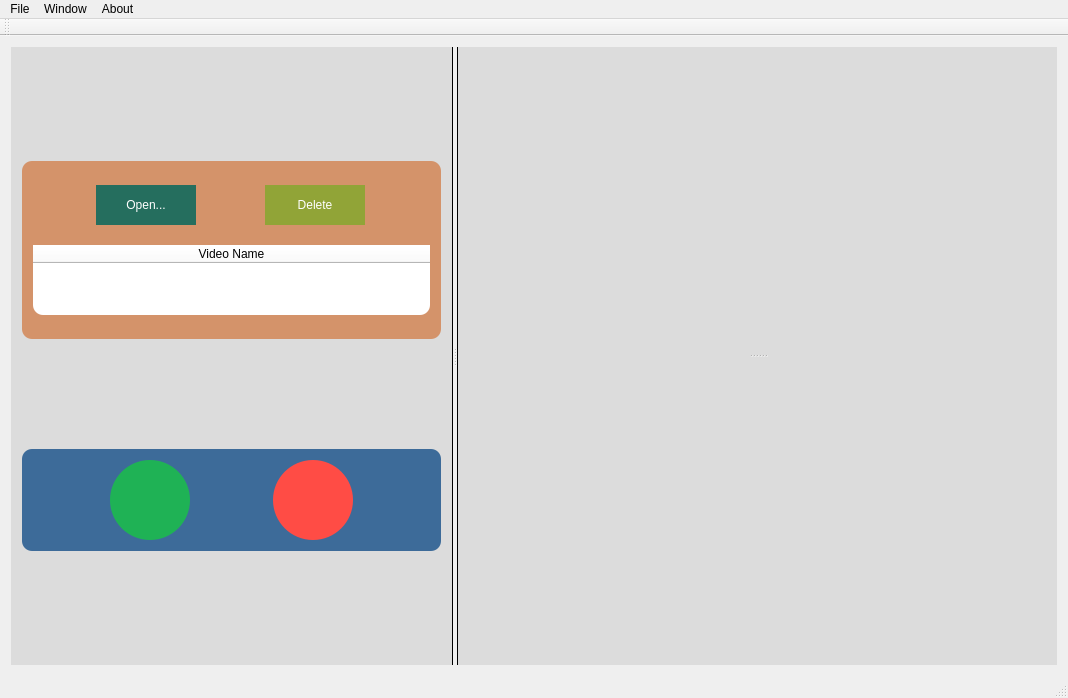
<?xml version="1.0" encoding="UTF-8"?>
<ui version="4.0">
 <class>MainWindow</class>
 <widget class="QMainWindow" name="MainWindow">
  <property name="geometry">
   <rect>
    <x>0</x>
    <y>0</y>
    <width>1068</width>
    <height>698</height>
   </rect>
  </property>
  <property name="windowTitle">
   <string>AutoCounting</string>
  </property>
  <widget class="QWidget" name="centralWidget">
   <layout class="QHBoxLayout" name="horizontalLayout_3">
    <item>
     <widget class="QSplitter" name="splitter_2">
      <property name="orientation">
       <enum>Qt::Horizontal</enum>
      </property>
      <widget class="QFrame" name="leftFrame">
       <property name="styleSheet">
        <string notr="true">#leftFrame {
background: rgb(220,220,220);
border: none;
border-right: 1px solid black;
}</string>
       </property>
       <property name="frameShape">
        <enum>QFrame::StyledPanel</enum>
       </property>
       <property name="frameShadow">
        <enum>QFrame::Raised</enum>
       </property>
       <layout class="QVBoxLayout" name="verticalLayout">
        <item>
         <spacer name="verticalSpacer_6">
          <property name="orientation">
           <enum>Qt::Vertical</enum>
          </property>
          <property name="sizeHint" stdset="0">
           <size>
            <width>20</width>
            <height>80</height>
           </size>
          </property>
         </spacer>
        </item>
        <item>
         <widget class="QFrame" name="frame">
          <property name="styleSheet">
           <string notr="true">QFrame{
border-radius: 10px;
background:#D4936A;
}</string>
          </property>
          <property name="frameShape">
           <enum>QFrame::StyledPanel</enum>
          </property>
          <property name="frameShadow">
           <enum>QFrame::Raised</enum>
          </property>
          <layout class="QVBoxLayout" name="verticalLayout_3">
           <item>
            <spacer name="verticalSpacer_2">
             <property name="orientation">
              <enum>Qt::Vertical</enum>
             </property>
             <property name="sizeType">
              <enum>QSizePolicy::Minimum</enum>
             </property>
             <property name="sizeHint" stdset="0">
              <size>
               <width>20</width>
               <height>13</height>
              </size>
             </property>
            </spacer>
           </item>
           <item>
            <layout class="QHBoxLayout" name="horizontalLayout">
             <item>
              <widget class="QPushButton" name="openPushButton">
               <property name="styleSheet">
                <string notr="true">QPushButton {
     background-color:#256E5E;
	border:none;
color:white;
 max-width:100px;
 max-height:40px;
 min-width:100px;
 min-height:40px;
 }

 QPushButton:pressed {
     background-color:#AA7B39;
 }

QPushButton:hover{
	border: 1px solid white;
}



</string>
               </property>
               <property name="text">
                <string>Open...</string>
               </property>
              </widget>
             </item>
             <item>
              <widget class="QPushButton" name="pushButton">
               <property name="styleSheet">
                <string notr="true">QPushButton {
     background-color:#91A437;
	border:none;
color:white;
 max-width:100px;
 max-height:40px;
 min-width:100px;
 min-height:40px;
 }

 QPushButton:pressed {
     background-color:#041F37;
 }

QPushButton:hover{
	border: 1px solid white;
}



</string>
               </property>
               <property name="text">
                <string>Delete</string>
               </property>
              </widget>
             </item>
            </layout>
           </item>
           <item>
            <spacer name="verticalSpacer">
             <property name="orientation">
              <enum>Qt::Vertical</enum>
             </property>
             <property name="sizeType">
              <enum>QSizePolicy::Minimum</enum>
             </property>
             <property name="sizeHint" stdset="0">
              <size>
               <width>20</width>
               <height>14</height>
              </size>
             </property>
            </spacer>
           </item>
           <item>
            <widget class="QTableWidget" name="videoTableWidget">
             <property name="maximumSize">
              <size>
               <width>16777215</width>
               <height>70</height>
              </size>
             </property>
             <property name="styleSheet">
              <string notr="true">background-color:white;
</string>
             </property>
             <property name="editTriggers">
              <set>QAbstractItemView::NoEditTriggers</set>
             </property>
             <attribute name="horizontalHeaderDefaultSectionSize">
              <number>150</number>
             </attribute>
             <attribute name="horizontalHeaderMinimumSectionSize">
              <number>100</number>
             </attribute>
             <attribute name="horizontalHeaderStretchLastSection">
              <bool>true</bool>
             </attribute>
             <column>
              <property name="text">
               <string>Video Name</string>
              </property>
             </column>
            </widget>
           </item>
           <item>
            <spacer name="verticalSpacer_3">
             <property name="orientation">
              <enum>Qt::Vertical</enum>
             </property>
             <property name="sizeType">
              <enum>QSizePolicy::Minimum</enum>
             </property>
             <property name="sizeHint" stdset="0">
              <size>
               <width>20</width>
               <height>13</height>
              </size>
             </property>
            </spacer>
           </item>
          </layout>
         </widget>
        </item>
        <item>
         <spacer name="verticalSpacer_4">
          <property name="orientation">
           <enum>Qt::Vertical</enum>
          </property>
          <property name="sizeHint" stdset="0">
           <size>
            <width>20</width>
            <height>79</height>
           </size>
          </property>
         </spacer>
        </item>
        <item>
         <widget class="QFrame" name="frame_2">
          <property name="styleSheet">
           <string notr="true">QFrame{
border-radius: 10px;
background:#3D6B99;
}</string>
          </property>
          <property name="frameShape">
           <enum>QFrame::StyledPanel</enum>
          </property>
          <property name="frameShadow">
           <enum>QFrame::Raised</enum>
          </property>
          <layout class="QHBoxLayout" name="horizontalLayout_2">
           <item>
            <widget class="QPushButton" name="runPushButton">
             <property name="styleSheet">
              <string notr="true">QPushButton {
      background-color: #1FB255;

 border-radius:40px;

 max-width:80px;
 max-height:80px;
 min-width:80px;
 min-height:80px;
 }

 QPushButton:pressed {
     background-color: rgb(51, 255, 153);
 }

QPushButton:hover{
	border: 1px solid white;
}

</string>
             </property>
             <property name="text">
              <string/>
             </property>
            </widget>
           </item>
           <item>
            <widget class="QPushButton" name="stopPushButton">
             <property name="styleSheet">
              <string notr="true">QPushButton {
      background-color: #FF4C45;

 border-radius:40px;

 max-width:80px;
 max-height:80px;
 min-width:80px;
 min-height:80px;
 }

 QPushButton:pressed {
     background-color: rgb(51, 255, 153);
 }

QPushButton:hover{
	border: 1px solid white;
}

</string>
             </property>
             <property name="text">
              <string/>
             </property>
            </widget>
           </item>
          </layout>
         </widget>
        </item>
        <item>
         <spacer name="verticalSpacer_5">
          <property name="orientation">
           <enum>Qt::Vertical</enum>
          </property>
          <property name="sizeHint" stdset="0">
           <size>
            <width>20</width>
            <height>80</height>
           </size>
          </property>
         </spacer>
        </item>
       </layout>
      </widget>
      <widget class="QSplitter" name="splitter">
       <property name="sizePolicy">
        <sizepolicy hsizetype="Minimum" vsizetype="Expanding">
         <horstretch>0</horstretch>
         <verstretch>0</verstretch>
        </sizepolicy>
       </property>
       <property name="minimumSize">
        <size>
         <width>600</width>
         <height>0</height>
        </size>
       </property>
       <property name="styleSheet">
        <string notr="true"> #splitter {
     background: rgb(220,220,220);
	border: none;
	border-left: 1px solid black;
 }</string>
       </property>
       <property name="orientation">
        <enum>Qt::Vertical</enum>
       </property>
       <widget class="QCustomPlot" name="turnsWidget" native="true">
        <property name="styleSheet">
         <string notr="true"/>
        </property>
        <zorder>frame</zorder>
       </widget>
       <widget class="QCustomPlot" name="vehiclesWidget" native="true"/>
      </widget>
     </widget>
    </item>
   </layout>
  </widget>
  <widget class="QMenuBar" name="menuBar">
   <property name="geometry">
    <rect>
     <x>0</x>
     <y>0</y>
     <width>1068</width>
     <height>26</height>
    </rect>
   </property>
   <widget class="QMenu" name="menuFile">
    <property name="title">
     <string>File</string>
    </property>
    <addaction name="actionOpen"/>
    <addaction name="actionDelete"/>
    <addaction name="separator"/>
    <addaction name="actionRun"/>
    <addaction name="actionStop"/>
   </widget>
   <widget class="QMenu" name="menuWindow">
    <property name="title">
     <string>Window</string>
    </property>
   </widget>
   <widget class="QMenu" name="menuAbout">
    <property name="title">
     <string>About</string>
    </property>
   </widget>
   <addaction name="menuFile"/>
   <addaction name="menuWindow"/>
   <addaction name="menuAbout"/>
  </widget>
  <widget class="QToolBar" name="mainToolBar">
   <attribute name="toolBarArea">
    <enum>TopToolBarArea</enum>
   </attribute>
   <attribute name="toolBarBreak">
    <bool>false</bool>
   </attribute>
  </widget>
  <widget class="QStatusBar" name="statusBar"/>
  <action name="actionOpen">
   <property name="text">
    <string>Open</string>
   </property>
  </action>
  <action name="actionDelete">
   <property name="text">
    <string>Delete</string>
   </property>
  </action>
  <action name="actionStop">
   <property name="text">
    <string>Stop</string>
   </property>
  </action>
  <action name="actionRun">
   <property name="text">
    <string>Run</string>
   </property>
  </action>
 </widget>
 <layoutdefault spacing="6" margin="11"/>
 <customwidgets>
  <customwidget>
   <class>QCustomPlot</class>
   <extends>QWidget</extends>
   <header>qcustomplot.h</header>
   <container>1</container>
  </customwidget>
 </customwidgets>
 <resources/>
 <connections/>
</ui>
